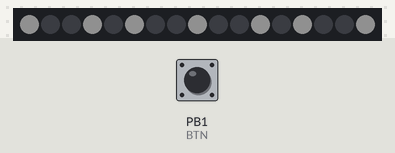
The program below on a simulated ATtiny85, built with avr-gcc and run on an emulated ATtiny85. Parts: 17 RGB LEDs in strip order, left to right. The test bench sets the inputs (shaded band); at power-on: PB1 (BTN) HIGH. Dim RGB values are drawn brighter than linear; random numbers use the default seed unless the program sets one.

Above: at 2.7 s.
2.8 s: PB1 (BTN) pulled LOW for 1 s
5.3 s: PB1 (BTN) pulled LOW for 0.15 s
At 6.0 s:
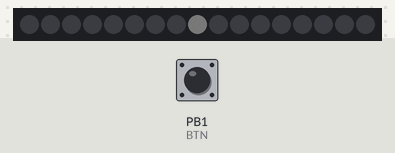
7.0 s: PB1 (BTN) pulled LOW for 0.15 s
At 7.48 s:
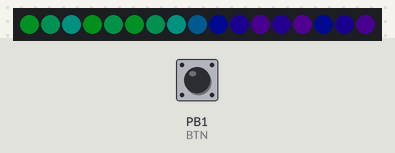
7.7 s: PB1 (BTN) pulled LOW for 3.2 s
At 8.44 s:
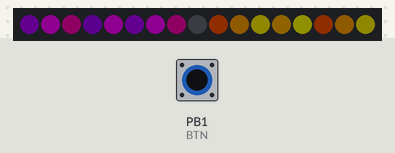
11.5 s: PB1 (BTN) pulled LOW for 0.15 s
At 11.79 s:
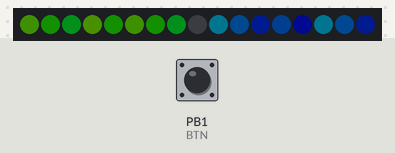
12.2 s: PB1 (BTN) pulled LOW for 0.15 s
At 12.44 s:
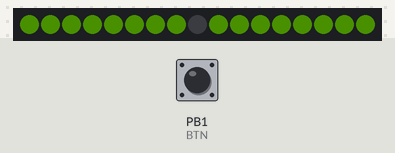
Timing chart, 0 to 15.2 s (numbered marks = the images above; inputs shaded):
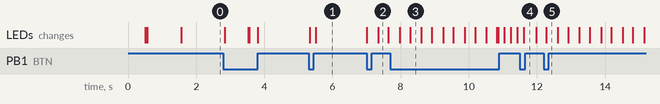

Measured:
- after the input at 5.3 s, the LEDs: first change at once (image 1 shows a later state)
- after the input at 7.0 s, the LEDs: first change at once (image 2 shows a later state)

The program:

main.cpp
```cpp
/*
  NeoTree
  -------

  Want to program via USB? Make sure to select "env:usb" as PlatformIO environment on the bottom!

*/


#include <Arduino.h>
#include <Adafruit_NeoPixel.h>


const uint8_t LED_PIN = PB0; // works!
const uint8_t BTN = PB1; // BTN to GND ... PB2 on proto, PB1 on PCB
const uint8_t NUM_LEDS = 17;
const uint8_t LONG_PRESS_CNT = 20;
const uint8_t STATUS_LED = 8;

const uint8_t LED_ROW[NUM_LEDS] = { 0,3,5,6,4,1,2,7,8,14,9,10,12,15,16,13,11 };
const uint8_t LED_POSX[NUM_LEDS] = {
  128-48, // 1
  128-35, // 2
  128-22, // 3
  128-51, // 4
  128-37, // 5
  128-48, // 6
  128-35, // 7
  128-22, // 8
  128, // 9 x
  128+22, // 10
  128+35, // 11
  128+48, // 12
  128+37, // 13
  128+51, // 14
  128+22, // 15
  128+35, // 16
  128+48, // 17
}; // X-Coordinate of LED, centered around 128
const uint8_t LED_POSY[NUM_LEDS] = {
  128-17, // 1
  128-13, // 2
  128-8, // 3
  128, // 4
  128, // 5
  128+17, // 6
  128+13, // 7
  128+8, // 8
  128, // 9 x
  128+8, // 10
  128+13, // 11
  128+17, // 12
  128, // 13
  128, // 14
  128-8, // 15
  128-13, // 16
  128-17, // 17
}; // Y-Coordinate of LED, centered around 128

unsigned long BTN_PRESS_CNT,GLOBAL_CNT;
byte MODE,SUBMODE = 0;


//const uint8_t LED_PIN = PB1; // Builtin-LED; red is yellow?!
//const uint8_t LED_PIN = PB2; // works!
//const uint8_t LED_PIN = PB3; // works! USB D-; LED white at start
//const uint8_t LED_PIN = PB4; // works! USB D+; LED white at start
//const uint8_t LED_PIN = PB5; // DOES NOT WORK!

Adafruit_NeoPixel strip = Adafruit_NeoPixel(NUM_LEDS, LED_PIN, NEO_GRB + NEO_KHZ800);

uint8_t getRandomPixel();
uint16_t getRandomInt(uint16_t max);
uint32_t fadeBlack(uint32_t color);

/*
    ### ANIMATIONS ###
*/

void ani_rainbow(uint8_t mul = 1) {
  static float offset;
  offset = offset + 4.0/(SUBMODE+1);
  uint8_t offs = round(offset);
  for(uint8_t i=0; i<NUM_LEDS; i++) strip.setPixelColor(LED_ROW[i], strip.ColorHSV((offs+mul*i*(256/NUM_LEDS))<<8,255,255));
}

void ani_solid_color() {
  for(uint8_t i=0; i<NUM_LEDS; i++) strip.setPixelColor(i, strip.ColorHSV(((SUBMODE*20)%256)<<8,255,255));
}

void white_sparkles_rand() {
  for(uint8_t i=0; i<NUM_LEDS; i++) {
    if(getRandomInt(SUBMODE+3)==0 && strip.getPixelColor(i)== strip.Color(0, 0, 0) ) {
      strip.setPixelColor(i, strip.Color(255, 255, 255));
    } else {
      strip.setPixelColor(i, strip.Color(0, 0, 0));
    }
  }
}

void white_sparkles_fade() {
  for(uint8_t i=0; i<NUM_LEDS; i++) {
    if(getRandomInt(SUBMODE+3)==0 && strip.getPixelColor(i)== strip.Color(0, 0, 0) ) {
      strip.setPixelColor(i, strip.Color(255, 255, 255));
    } else {
      strip.setPixelColor(i, fadeBlack(strip.getPixelColor(i)));
    }
  }
}

void golden_sparkles_fade() {
  for(uint8_t i=0; i<NUM_LEDS; i++) {
    if(getRandomInt(SUBMODE+3)==0 && strip.getPixelColor(i)== strip.Color(0, 0, 0) ) {
      strip.setPixelColor(i, strip.Color(255, 160, 0));
    } else {
      strip.setPixelColor(i, fadeBlack(strip.getPixelColor(i)));
    }
  }
}

void random_colors() {
  if((GLOBAL_CNT % (2 + SUBMODE)) == 0) {
    strip.setPixelColor( getRandomPixel() , strip.ColorHSV(getRandomInt(255)<<8,255,255) );
  }
}

void dimm() {
  if(SUBMODE>17) SUBMODE = 0;
  if(SUBMODE>0) strip.setBrightness(16-(SUBMODE-1));
  for(uint8_t i=0; i<NUM_LEDS; i++) strip.setPixelColor(i, strip.Color(0, 0, 0));
  strip.setPixelColor(STATUS_LED, strip.Color(255, 255, 255));
  strip.setPixelColor(LED_ROW[0], strip.Color(255, 255, 255));
  strip.setPixelColor(LED_ROW[1], strip.Color(255, 255, 255));
  strip.setPixelColor(LED_ROW[2], strip.Color(255, 255, 255));
  strip.setPixelColor(LED_ROW[NUM_LEDS-1-0], strip.Color(255, 255, 255));
  strip.setPixelColor(LED_ROW[NUM_LEDS-1-1], strip.Color(255, 255, 255));
  strip.setPixelColor(LED_ROW[NUM_LEDS-1-2], strip.Color(255, 255, 255));
}

void off() {
  for(uint8_t i=0; i<NUM_LEDS; i++) strip.setPixelColor(i, strip.Color(0, 0, 0));
  strip.setPixelColor(STATUS_LED, strip.Color(31, 31, 31));
}

void rainbow_x(int spread = 1) {
  static float offset;
  offset = offset + 4.0/(SUBMODE+1);
  uint8_t offs = round(offset);
  for(uint8_t i=0; i<NUM_LEDS; i++) {
    strip.setPixelColor(i, strip.ColorHSV((( LED_POSX[i]+offs )%256)<<8,255,255));
  }
}

/*
    ### OTHER STUFF ###
*/

uint8_t getRandomPixel() {
  return floor( rand()/(RAND_MAX/(NUM_LEDS-1)) );
}

uint16_t getRandomInt(uint16_t max) {
  return floor( rand()/(RAND_MAX/(max+1)) );
}

uint32_t fadeBlack(uint32_t color) {
  return ( color >> 1) & 0x7F7F7F7F;
}

long readVcc() {
  // Read 1.1V reference against AVcc
  // set the reference to Vcc and the measurement to the internal 1.1V reference
  #if defined(__AVR_ATmega32U4__) || defined(__AVR_ATmega1280__) || defined(__AVR_ATmega2560__)
    ADMUX = _BV(REFS0) | _BV(MUX4) | _BV(MUX3) | _BV(MUX2) | _BV(MUX1);
  #elif defined (__AVR_ATtiny24__) || defined(__AVR_ATtiny44__) || defined(__AVR_ATtiny84__)
    ADMUX = _BV(MUX5) | _BV(MUX0);
  #elif defined (__AVR_ATtiny25__) || defined(__AVR_ATtiny45__) || defined(__AVR_ATtiny85__)
    ADMUX = _BV(MUX3) | _BV(MUX2);
  #else
    ADMUX = _BV(REFS0) | _BV(MUX3) | _BV(MUX2) | _BV(MUX1);
  #endif
  delay(2); // Wait for Vref to settle
  ADCSRA |= _BV(ADSC); // Start conversion
  while (bit_is_set(ADCSRA,ADSC)); // measuring
  uint8_t low  = ADCL; // must read ADCL first - it then locks ADCH
  uint8_t high = ADCH; // unlocks both
  long result = (high<<8) | low;
  result = 1125300L / result; // Calculate Vcc (in mV); 1125300 = 1.1*1023*1000
  return result; // Vcc in millivolts
}

void showChargingLevel() {
  long vcc = readVcc(); // Vcc in millivolts
  const long min = 2700;
  const long max = 3300; // 3.3V on PCB Version, 4.2V on Prototype
  if(vcc >= min) {
    vcc = vcc - min; // 2700-3300 -> 0-600
    vcc = vcc*NUM_LEDS;
    vcc = vcc/(max-min); // 0-17
    if(vcc > NUM_LEDS) vcc = NUM_LEDS; // clamp to NUM_LEDS
  } else {
    vcc = 0;
  }
  for(uint8_t i=0; i<NUM_LEDS; i++) strip.setPixelColor(i, strip.Color(50, 0, 0)); // all red
  for(uint8_t i=0; i<vcc; i++) strip.setPixelColor(i, strip.Color(0, 50, 0)); // vcc amount green leds
  strip.show();
}

void btnCheck() {
  // Check Button press
  if(digitalRead(BTN) == 0) {
    strip.setPixelColor(STATUS_LED, strip.Color(10, 10, 10));
    BTN_PRESS_CNT++;
    if(BTN_PRESS_CNT%LONG_PRESS_CNT == 0) {
      // Long press action every ~second
      SUBMODE++;
      strip.setPixelColor(STATUS_LED, strip.Color(255, 255, 255));
    }
  } else {
    if(BTN_PRESS_CNT > 1 && BTN_PRESS_CNT < LONG_PRESS_CNT) {
      // Single press action
      MODE++;
      SUBMODE = 0; // reset Sub-Mode when changing to next mode/animation
      GLOBAL_CNT = 0;
      strip.setPixelColor(STATUS_LED, strip.Color(255, 255, 255));
    }
    BTN_PRESS_CNT = 0;
  }
}

void setup() {
  // put your setup code here, to run once:
  cli(); // Disable interrupts
  //CLKPR = (1<<CLKPCE); // Prescaler enable
  //CLKPR = 0x00; // Clock division factor 8 (0011)
  sei(); // Enable interrupts
  //delay(1e3);
  pinMode(BTN,INPUT_PULLUP);
  strip.begin();
  strip.setBrightness(16);
  if(digitalRead(BTN) == 0) strip.setBrightness(32);
  strip.show(); // Initialize all pixels to 'off'
  for(uint8_t i=0; i<NUM_LEDS; i++) strip.setPixelColor(i, strip.Color(30, 30, 30)); strip.show(); delay(500);  // all white - pixel test
  for(uint8_t i=0; i<NUM_LEDS; i++) strip.setPixelColor(i, strip.Color(0, 0, 0)); strip.show(); delay(50); // all off
  showChargingLevel();
  delay(1000);
}


void loop() {
  switch (MODE) {
    case __COUNTER__: dimm(); break;
    case __COUNTER__: off(); break;
    case __COUNTER__: rainbow_x(); break;
    case __COUNTER__: ani_rainbow(0); break;
    case __COUNTER__: ani_rainbow(); break;
    case __COUNTER__: ani_rainbow(7); break;
    case __COUNTER__: ani_solid_color(); break;
    case __COUNTER__: white_sparkles_fade(); break;
    case __COUNTER__: golden_sparkles_fade(); break;
    case __COUNTER__: random_colors(); break;
    default: MODE = 0; break;
  }
  GLOBAL_CNT++; // global frame count, used for some animations
  btnCheck();
  strip.show();
  delay(33); // ~30fps
}
```
